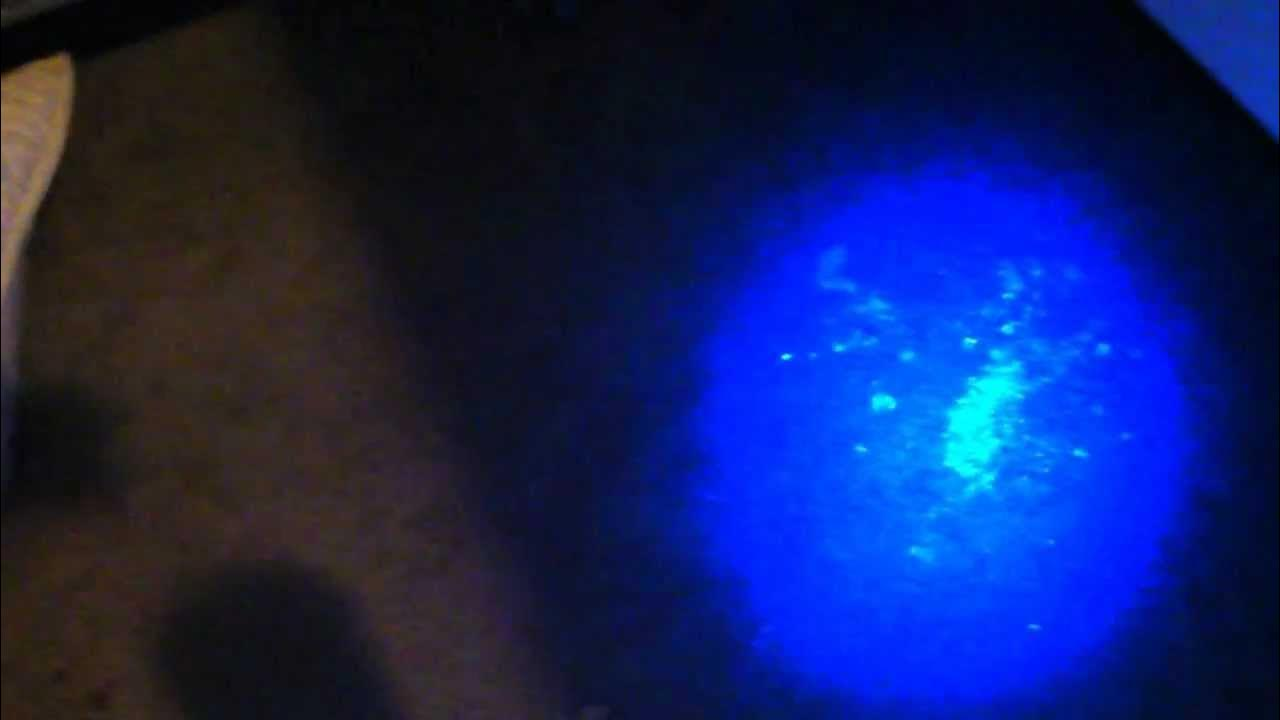
%> input picture assets/test.jpg, 1280 x 720 px
$ octave --eval "result = hsv_crop(imread('../../assets/test.jpg'));"   (GNU Octave 9; MATLAB toolbox functions it lacks are replaced by stand-ins)
%> lines starting %> are read from the running program, lines starting %| are printed output that depends on the picture; in (x1, y1, x2, y2) boxes, pixels count from 0 and x2, y2 are one past the last pixel; in counts of white or black regions, pixels touching at a corner belong together; the program's own positions count from 1

function [uv_region, circle_mask] = hsv_crop(img)
    % convert to HSV so we can pull hue, saturation, brightness
    hsv_img = rgb2hsv(img);
%> hsv_img: size 720x1280x3 double; mean H, S, V 0.515, 0.685, 0.386
    hue = hsv_img(:,:,1);
    sat = hsv_img(:,:,2);
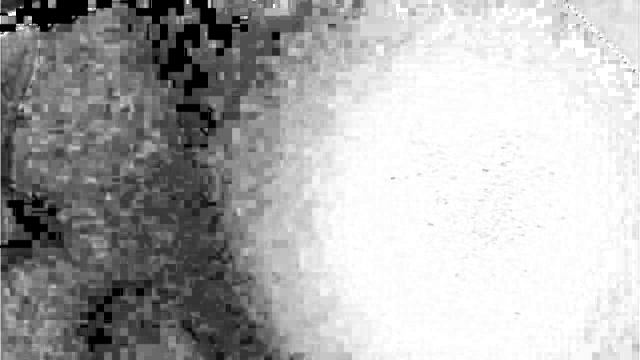
%> sat: size 720x1280 double (shown at 1/2 size); min 0, max 1, mean 0.685
    bright = hsv_img(:,:,3);
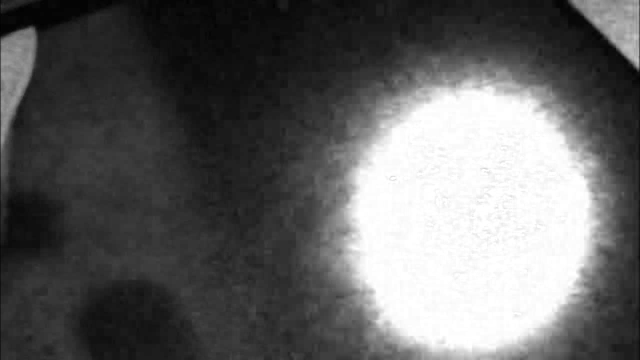
%> bright: size 720x1280 double (shown at 1/2 size); min 0, max 1, mean 0.386

    brightMin = mean(bright(bright>0)) + 0.10;
%> brightMin = 0.487

    % hue of 0.6 - 0.75 is roughly where purple/blue is for UV light
    uv_mask = (hue > 0.55) & (hue < 0.8) & (sat >= 0.2) & (bright >= brightMin);
%> uv_mask: size 720x1280 logical; 28.1% white; 7 white regions (2 under 20 px), largest, box (x1, y1, x2, y2) and area: (648, 133, 1222, 720) 249276, (1146, 0, 1279, 136) 9328, (650, 467, 657, 480) 58, (1206, 353, 1209, 368) 36, (651, 456, 656, 465) 32

    % grab largest blob
    uv_mask = bwareafilt(uv_mask, 1);
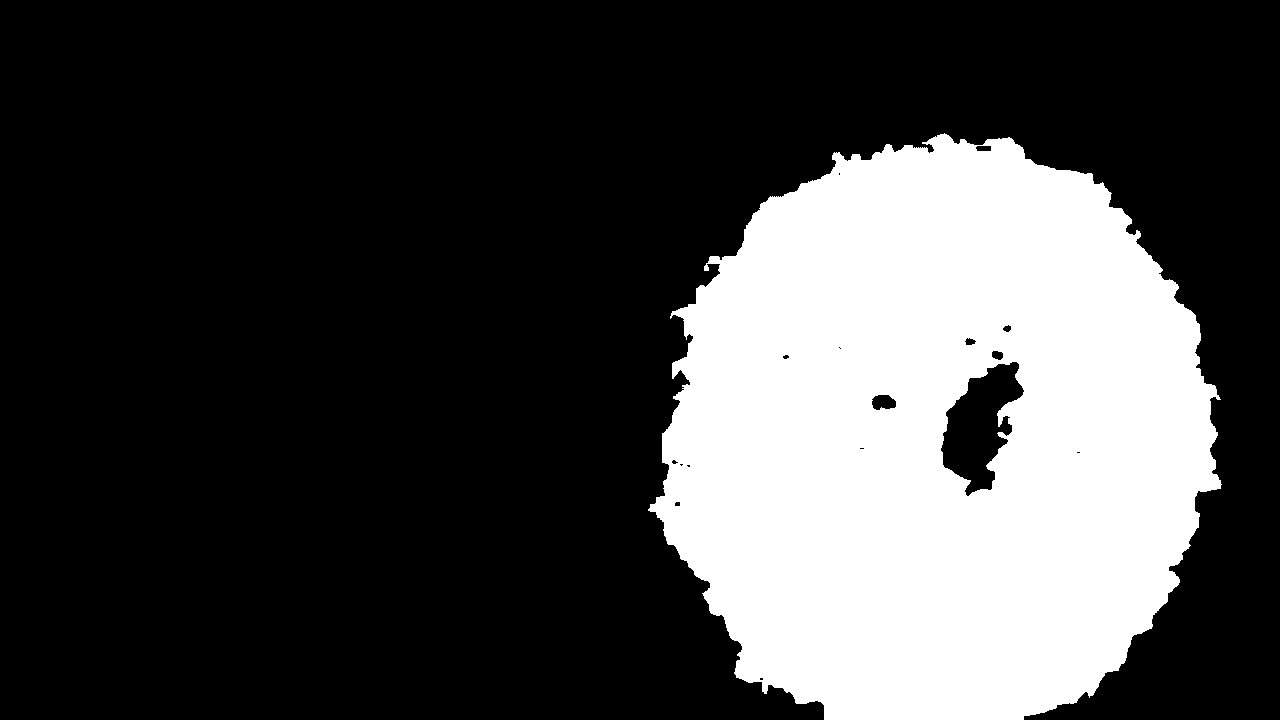
%> uv_mask: size 720x1280 logical; 27% white; 1 white region

    % use regionprops for blobs/circles
    stats = regionprops(uv_mask, 'Centroid', 'EquivDiameter', 'BoundingBox');
%> stats = 1 region; box (x1, y1, x2, y2), Centroid and EquivDiameter: (648, 133, 1222, 720) [937.2 438.3] 563.4

    if isempty(stats)
        uv_region = [];
        return;
    end

    % create circular mask
    center = stats.Centroid;
%> center = [937.2 438.3]
    radius = stats.EquivDiameter / 2 + 25; % 25 pixel offset
%> radius = 306.7
    [X, Y] = meshgrid(1:size(img,2), 1:size(img,1));
    circle_mask = ((X - center(1)).^2 + (Y - center(2)).^2) <= radius^2;
%> circle_mask: size 720x1280 logical; 31.6% white; 1 white region, box (x1, y1, x2, y2) and area: (630, 131, 1243, 720) 291543

    masked_img = img;
%> masked_img is the input picture: size 720x1280x3 uint8; mean R, G, B 18, 32.7, 94
    for c = 1:3
        channel = masked_img(:,:,c);
        channel(~circle_mask) = 0;
        masked_img(:,:,c) = channel;
    end
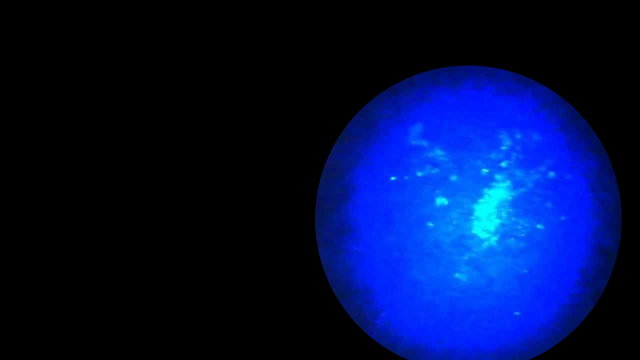
%> masked_img: size 720x1280x3 uint8 (shown at 1/2 size); mean R, G, B 0.7, 16.2, 68.2

    % apply circular mask to bounding box for "circular" output
    bbox = stats.BoundingBox;
%> bbox = [648.5 133.5 574 587]
    x = max(round(bbox(1)), 1);
%> x = 649
    y = max(round(bbox(2)), 1);
%> y = 134
    w = round(bbox(3));
%> w = 574
    h = round(bbox(4));
%> h = 587
    uv_region = masked_img(y:y+h-1, x:x+w-1, :);
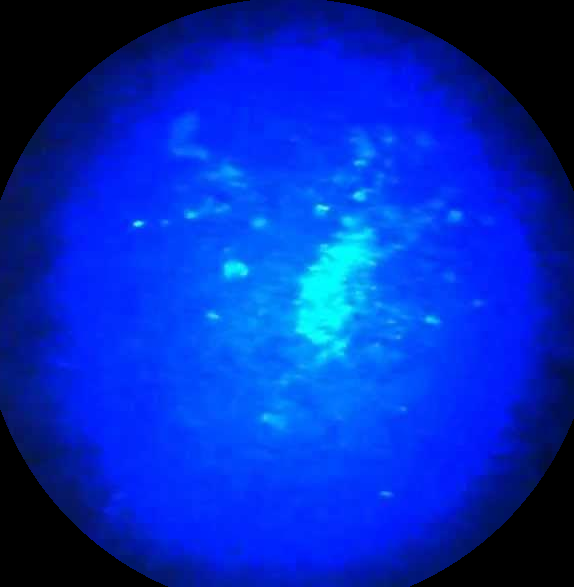
%> uv_region: size 587x574x3 uint8; mean R, G, B 1.9, 44.1, 185
end

$ run again, on assets/uv_1.JPG
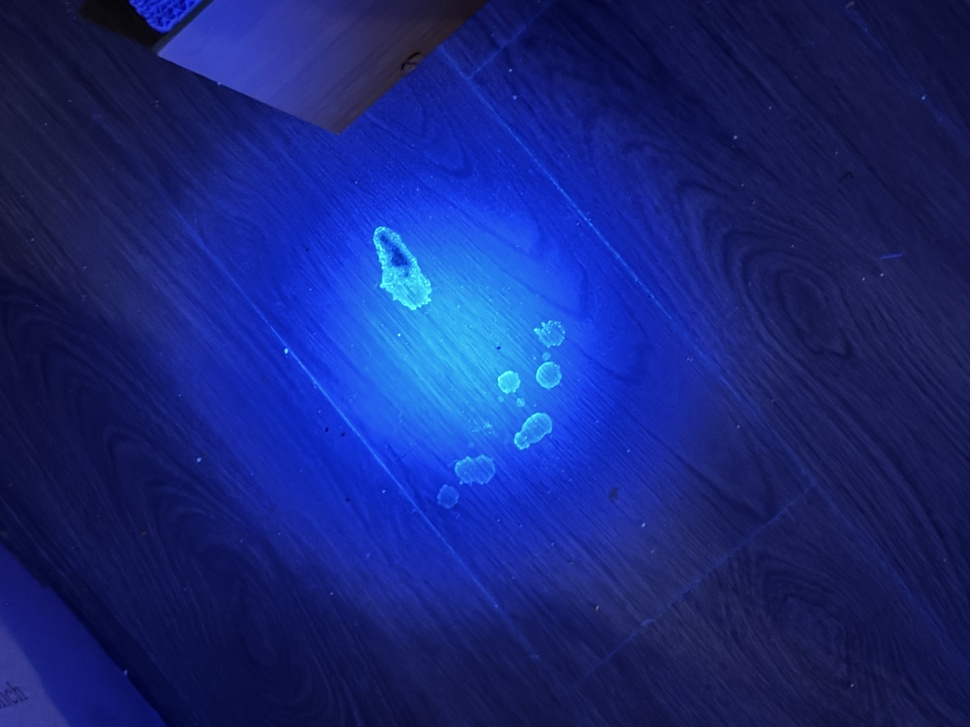
%> input picture assets/uv_1.JPG, 970 x 727 px, shrunk from 4032 x 3024 before the run
%> hsv_img: size 727x970x3 double; mean H, S, V 0.65, 0.776, 0.473
%> brightMin = 0.573
%> in hsv_crop, `uv_mask = bwareafilt(uv_mask, 1);`:
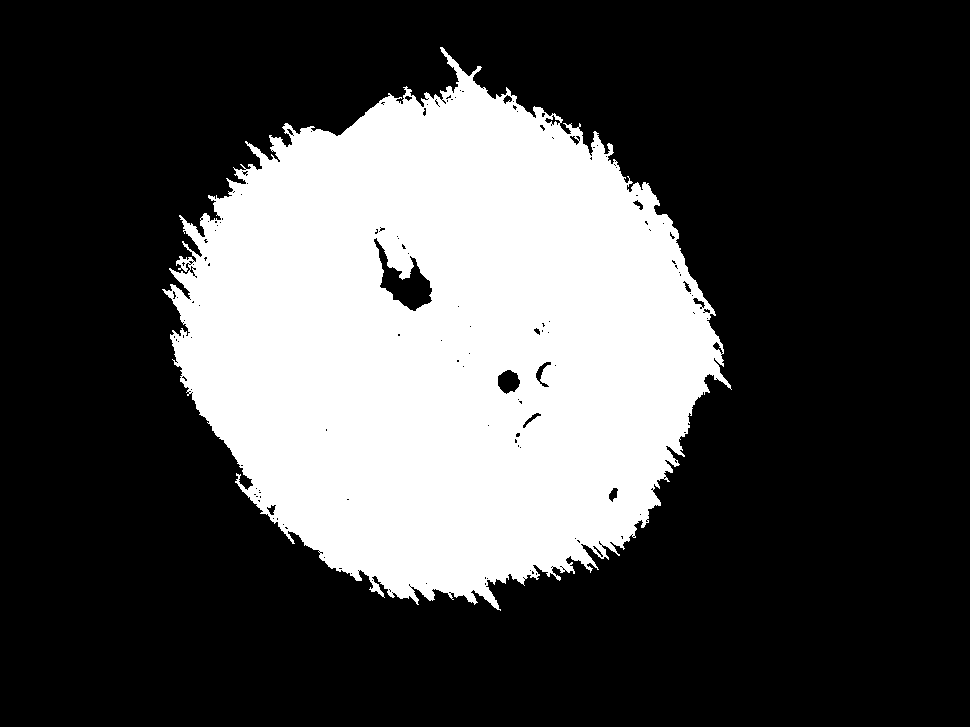
%> uv_mask: size 727x970 logical; 28.9% white; 1 white region
%> stats = 1 region; box (x1, y1, x2, y2), Centroid and EquivDiameter: (162, 47, 732, 611) [445.7 343.3] 509.7
%> center = [445.7 343.3]
%> radius = 279.8
%> circle_mask: size 727x970 logical; 34.9% white; 1 white region, box (x1, y1, x2, y2) and area: (165, 63, 725, 623) 246038
%> in hsv_crop, masked_img is the input picture: size 727x970x3 uint8; mean R, G, B 23.9, 38.1, 120.6
%> bbox = [162.5 47.5 570 564]
%> x = 163
%> y = 48
%> w = 570
%> h = 564
%> in hsv_crop, `uv_region = masked_img(y:y+h-1, x:x+w-1, :);`:
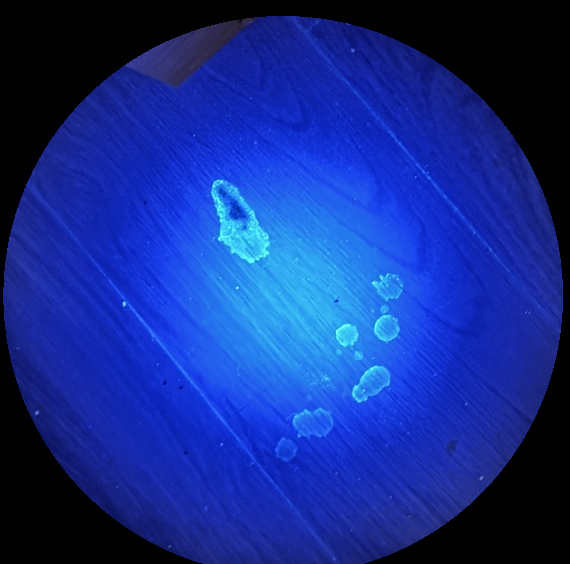
%> uv_region: size 564x570x3 uint8; mean R, G, B 19.8, 45.3, 142.3

$ run again, on assets/uv_2.JPG
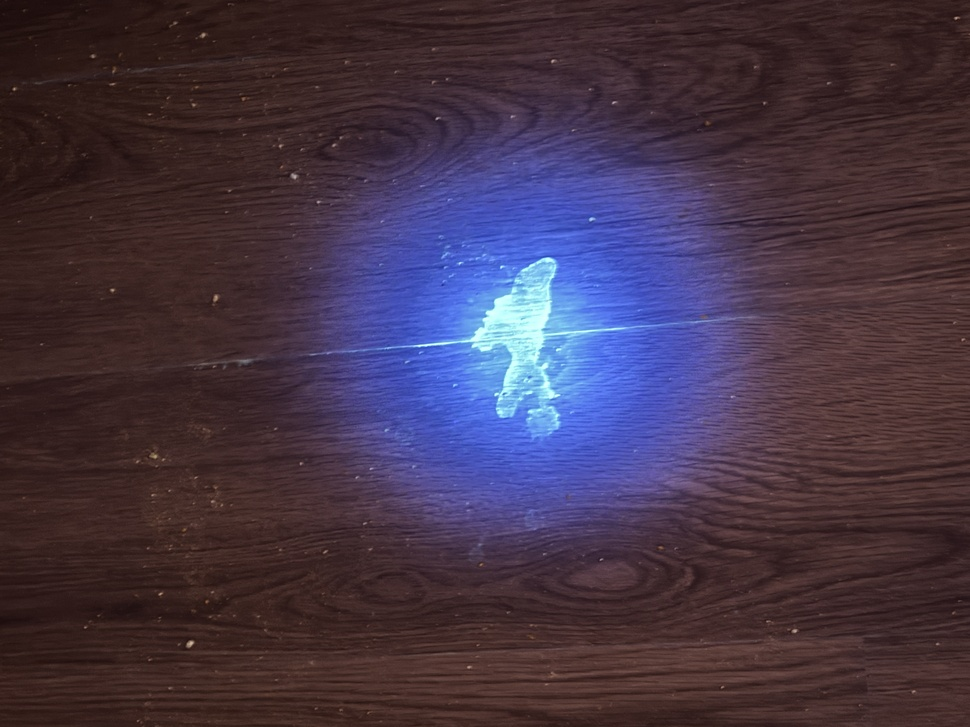
%> input picture assets/uv_2.JPG, 970 x 727 px, shrunk from 4032 x 3024 before the run
%> hsv_img: size 727x970x3 double; mean H, S, V 0.459, 0.41, 0.34
%> brightMin = 0.44
%> in hsv_crop, `uv_mask = bwareafilt(uv_mask, 1);`:
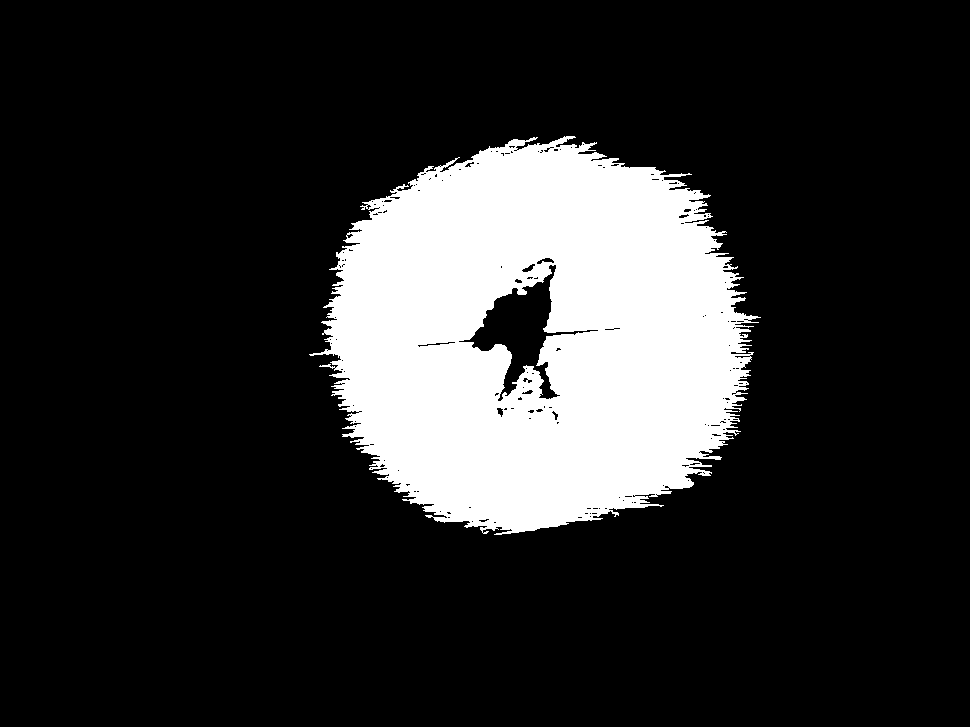
%> uv_mask: size 727x970 logical; 17.6% white; 1 white region
%> stats = 1 region; box (x1, y1, x2, y2), Centroid and EquivDiameter: (309, 136, 761, 535) [538.4 338.1] 397.3
%> center = [538.4 338.1]
%> radius = 223.7
%> circle_mask: size 727x970 logical; 22.3% white; 1 white region, box (x1, y1, x2, y2) and area: (314, 114, 762, 561) 157137
%> in hsv_crop, masked_img is the input picture: size 727x970x3 uint8; mean R, G, B 68, 52.8, 70.4
%> bbox = [309.5 136.5 452 399]
%> x = 310
%> y = 137
%> w = 452
%> h = 399
%> in hsv_crop, `uv_region = masked_img(y:y+h-1, x:x+w-1, :);`:
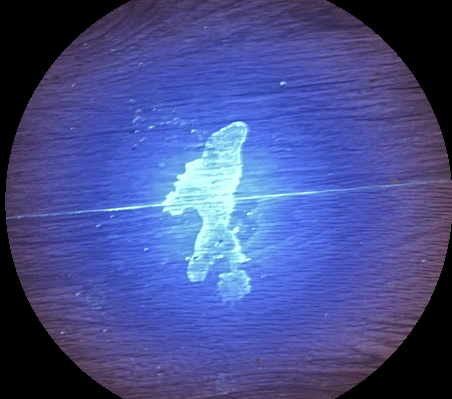
%> uv_region: size 399x452x3 uint8; mean R, G, B 70.3, 78.6, 142.8
